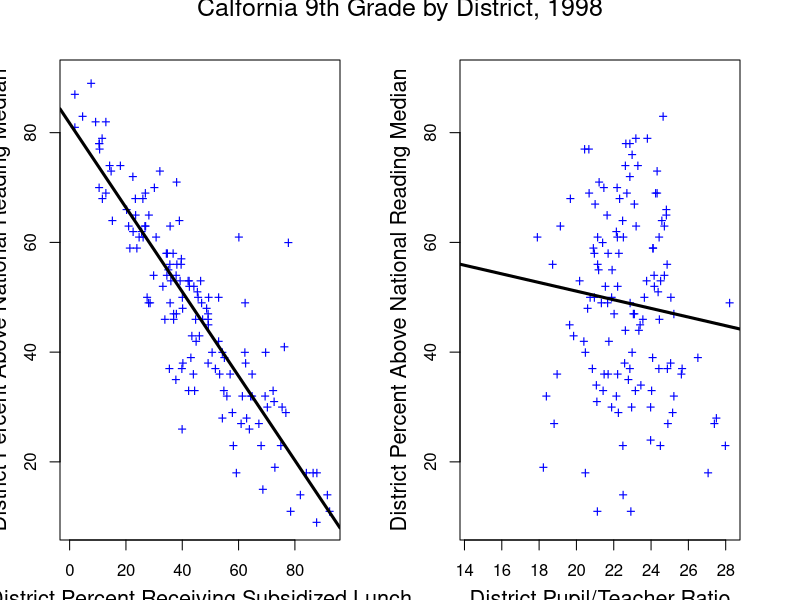

Recreate this plot in R.
## ---- chunk 1
knitr::opts_chunk$set(echo = TRUE)
## ---- chunk 2
star98.missing <- read.table("star98.missing.dat",header=TRUE)
par(mfrow=c(1,2),mar=c(3,3,3,3))
plot(star98.missing$SUBSIDIZED.LUNCH,star98.missing$READING.ABOVE.50,pch="+",col="blue")
abline(lm(star98.missing$READING.ABOVE.50~star98.missing$SUBSIDIZED.LUNCH),lwd=3)
mtext(side=1,cex=1.3,line=2.5,"District Percent Receiving Subsidized Lunch")
mtext(side=2,cex=1.3,line=2.5,"District Percent Above National Reading Median")
plot(star98.missing$PTRATIO,star98.missing$READING.ABOVE.50,pch="+",col="blue")
abline(lm(star98.missing$READING.ABOVE.50~star98.missing$PTRATIO),lwd=3)
mtext(side=1,cex=1.3,line=2.5,"District Pupil/Teacher Ratio")
mtext(side=2,cex=1.3,line=2.5,"District Percent Above National Reading Median")
mtext(side=3,cex=1.5,outer=TRUE,line=-1,"Calfornia 9th Grade by District, 1998")
## ---- chunk 3
mi <- function(data.mat) {
  for (i in 1:ncol(data.mat)) {
    if (sum(is.na(data.mat[,i])) > 0) {
      print(paste("column",i,"has missing data"))
      mean.col <- mean(data.mat[,i],na.rm=TRUE)
      for (j in 1:nrow(data.mat)) {
        if (is.na(data.mat[j,i]) ==TRUE) data.mat[j,i] <- mean.col
      }
    }
  }
  return(data.mat)
}
